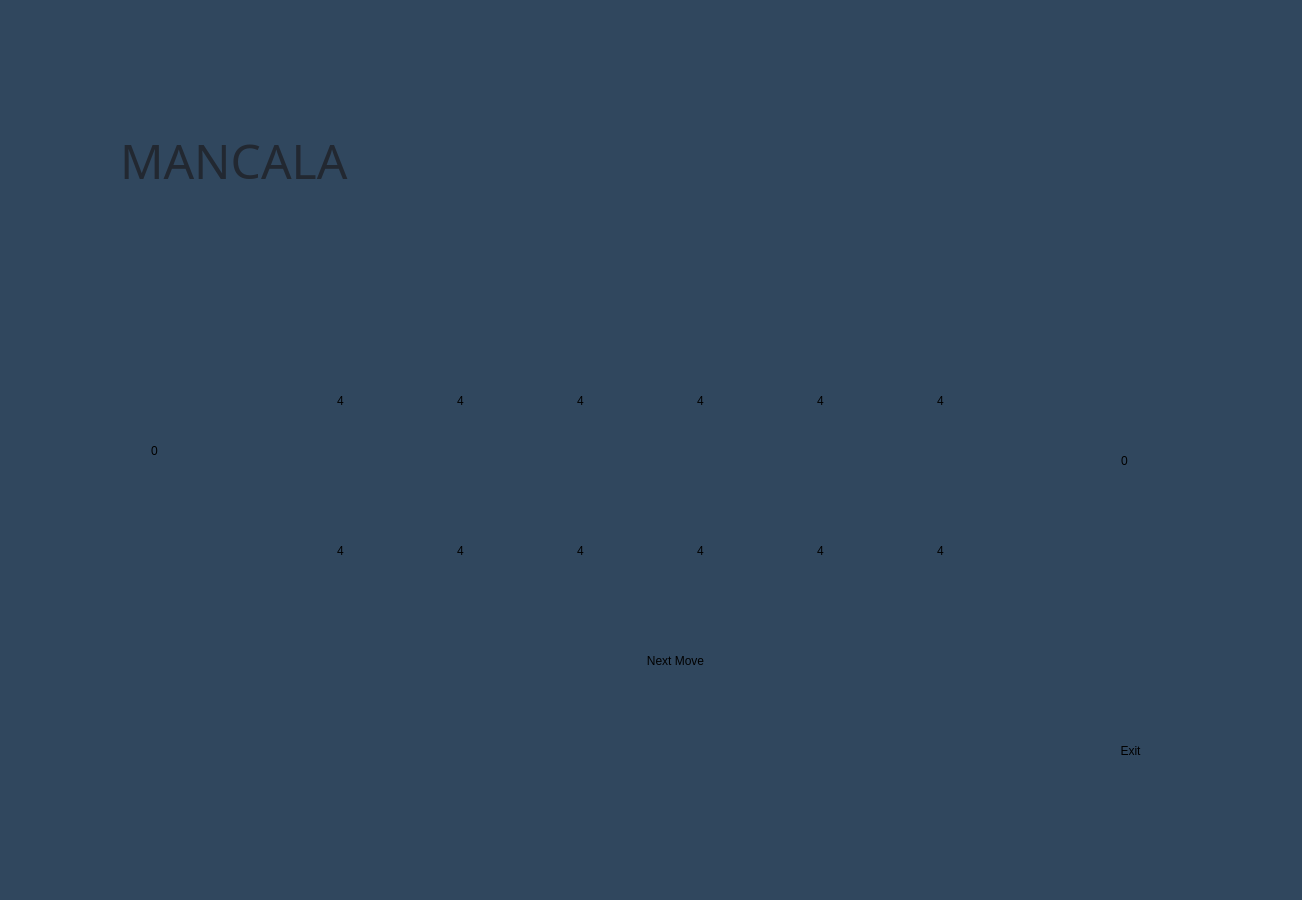
<?xml version="1.0" encoding="UTF-8"?>
<ui version="4.0">
 <class>Game_Window</class>
 <widget class="QMainWindow" name="Game_Window">
  <property name="geometry">
   <rect>
    <x>0</x>
    <y>0</y>
    <width>1302</width>
    <height>900</height>
   </rect>
  </property>
  <property name="minimumSize">
   <size>
    <width>1302</width>
    <height>653</height>
   </size>
  </property>
  <property name="maximumSize">
   <size>
    <width>1302</width>
    <height>900</height>
   </size>
  </property>
  <property name="cursor">
   <cursorShape>PointingHandCursor</cursorShape>
  </property>
  <property name="windowTitle">
   <string>Mancala</string>
  </property>
  <property name="windowIcon">
   <iconset>
    <normaloff>Mancala-fun-entertainment-game-512.png</normaloff>Mancala-fun-entertainment-game-512.png</iconset>
  </property>
  <property name="styleSheet">
   <string notr="true">background:#30475e	;
border-radius:12px;</string>
  </property>
  <widget class="QWidget" name="centralwidget">
   <widget class="QPushButton" name="btn_p11">
    <property name="geometry">
     <rect>
      <x>290</x>
      <y>510</y>
      <width>101</width>
      <height>81</height>
     </rect>
    </property>
    <property name="styleSheet">
     <string notr="true">font: 20pt \&quot;MV Boli\&quot;;
background:#e8e8e8;
color:#222831;
border-radius:12px;</string>
    </property>
    <property name="text">
     <string>4</string>
    </property>
   </widget>
   <widget class="QPushButton" name="btn_p12">
    <property name="geometry">
     <rect>
      <x>410</x>
      <y>510</y>
      <width>101</width>
      <height>81</height>
     </rect>
    </property>
    <property name="styleSheet">
     <string notr="true">font: 20pt \&quot;MV Boli\&quot;;
background:#e8e8e8;
color:#222831;
border-radius:12px;</string>
    </property>
    <property name="text">
     <string>4</string>
    </property>
   </widget>
   <widget class="QPushButton" name="btn_p13">
    <property name="geometry">
     <rect>
      <x>530</x>
      <y>510</y>
      <width>101</width>
      <height>81</height>
     </rect>
    </property>
    <property name="styleSheet">
     <string notr="true">font: 20pt \&quot;MV Boli\&quot;;
background:#e8e8e8;
color:#222831;
border-radius:12px;</string>
    </property>
    <property name="text">
     <string>4</string>
    </property>
   </widget>
   <widget class="QPushButton" name="btn_p14">
    <property name="geometry">
     <rect>
      <x>650</x>
      <y>510</y>
      <width>101</width>
      <height>81</height>
     </rect>
    </property>
    <property name="styleSheet">
     <string notr="true">font: 20pt \&quot;MV Boli\&quot;;
background:#e8e8e8;
color:#222831;
border-radius:12px;</string>
    </property>
    <property name="text">
     <string>4</string>
    </property>
   </widget>
   <widget class="QPushButton" name="btn_p15">
    <property name="geometry">
     <rect>
      <x>770</x>
      <y>510</y>
      <width>101</width>
      <height>81</height>
     </rect>
    </property>
    <property name="styleSheet">
     <string notr="true">font: 20pt \&quot;MV Boli\&quot;;
background:#e8e8e8;
color:#222831;
border-radius:12px;</string>
    </property>
    <property name="text">
     <string>4</string>
    </property>
   </widget>
   <widget class="QPushButton" name="btn_p16">
    <property name="geometry">
     <rect>
      <x>890</x>
      <y>510</y>
      <width>101</width>
      <height>81</height>
     </rect>
    </property>
    <property name="styleSheet">
     <string notr="true">font: 20pt \&quot;MV Boli\&quot;;
background:#e8e8e8;
color:#222831;
border-radius:12px;</string>
    </property>
    <property name="text">
     <string>4</string>
    </property>
   </widget>
   <widget class="QPushButton" name="btn_p24">
    <property name="geometry">
     <rect>
      <x>530</x>
      <y>360</y>
      <width>101</width>
      <height>81</height>
     </rect>
    </property>
    <property name="styleSheet">
     <string notr="true">font: 20pt \&quot;MV Boli\&quot;;
background:#ff7b54;
color:#222831;
border-radius:12px;</string>
    </property>
    <property name="text">
     <string>4</string>
    </property>
   </widget>
   <widget class="QPushButton" name="btn_p25">
    <property name="geometry">
     <rect>
      <x>410</x>
      <y>360</y>
      <width>101</width>
      <height>81</height>
     </rect>
    </property>
    <property name="styleSheet">
     <string notr="true">font: 20pt \&quot;MV Boli\&quot;;
background:#ff7b54;
color:#222831;
border-radius:12px;</string>
    </property>
    <property name="text">
     <string>4</string>
    </property>
   </widget>
   <widget class="QPushButton" name="btn_p23">
    <property name="geometry">
     <rect>
      <x>650</x>
      <y>360</y>
      <width>101</width>
      <height>81</height>
     </rect>
    </property>
    <property name="styleSheet">
     <string notr="true">font: 20pt \&quot;MV Boli\&quot;;
background:#ff7b54;
color:#222831;
border-radius:12px;</string>
    </property>
    <property name="text">
     <string>4</string>
    </property>
   </widget>
   <widget class="QPushButton" name="btn_p22">
    <property name="geometry">
     <rect>
      <x>770</x>
      <y>360</y>
      <width>101</width>
      <height>81</height>
     </rect>
    </property>
    <property name="styleSheet">
     <string notr="true">font: 20pt \&quot;MV Boli\&quot;;
background:#ff7b54;
color:#222831;
border-radius:12px;</string>
    </property>
    <property name="text">
     <string>4</string>
    </property>
   </widget>
   <widget class="QPushButton" name="btn_p26">
    <property name="geometry">
     <rect>
      <x>290</x>
      <y>360</y>
      <width>101</width>
      <height>81</height>
     </rect>
    </property>
    <property name="styleSheet">
     <string notr="true">font: 20pt \&quot;MV Boli\&quot;;
background:#ff7b54;
color:#222831;
border-radius:12px;</string>
    </property>
    <property name="text">
     <string>4</string>
    </property>
   </widget>
   <widget class="QPushButton" name="btn_p21">
    <property name="geometry">
     <rect>
      <x>890</x>
      <y>360</y>
      <width>101</width>
      <height>81</height>
     </rect>
    </property>
    <property name="styleSheet">
     <string notr="true">font: 20pt \&quot;MV Boli\&quot;;
background:#ff7b54;
color:#222831;
border-radius:12px;</string>
    </property>
    <property name="text">
     <string>4</string>
    </property>
   </widget>
   <widget class="QLineEdit" name="txt_player2_score">
    <property name="enabled">
     <bool>true</bool>
    </property>
    <property name="geometry">
     <rect>
      <x>40</x>
      <y>270</y>
      <width>231</width>
      <height>361</height>
     </rect>
    </property>
    <property name="styleSheet">
     <string notr="true">font: 40pt \&quot;MV Boli\&quot;;
background:#ff7b54;
color:#222831;
border-radius:12px;</string>
    </property>
    <property name="inputMask">
     <string/>
    </property>
    <property name="text">
     <string>0</string>
    </property>
    <property name="alignment">
     <set>Qt::AlignCenter</set>
    </property>
    <property name="readOnly">
     <bool>true</bool>
    </property>
   </widget>
   <widget class="QLineEdit" name="txt_player1_score">
    <property name="enabled">
     <bool>true</bool>
    </property>
    <property name="geometry">
     <rect>
      <x>1010</x>
      <y>280</y>
      <width>231</width>
      <height>361</height>
     </rect>
    </property>
    <property name="styleSheet">
     <string notr="true">font: 40pt \&quot;MV Boli\&quot;;
background:#e8e8e8;
color:#222831;
border-radius:12px;</string>
    </property>
    <property name="inputMask">
     <string/>
    </property>
    <property name="text">
     <string>0</string>
    </property>
    <property name="maxLength">
     <number>32767</number>
    </property>
    <property name="frame">
     <bool>true</bool>
    </property>
    <property name="cursorPosition">
     <number>1</number>
    </property>
    <property name="alignment">
     <set>Qt::AlignCenter</set>
    </property>
    <property name="readOnly">
     <bool>true</bool>
    </property>
   </widget>
   <widget class="QLabel" name="lbl_turn">
    <property name="geometry">
     <rect>
      <x>70</x>
      <y>720</y>
      <width>281</width>
      <height>61</height>
     </rect>
    </property>
    <property name="styleSheet">
     <string notr="true">font: 25pt \&quot;MV Boli\&quot;;
color:#222831;
</string>
    </property>
    <property name="text">
     <string/>
    </property>
   </widget>
   <widget class="QLabel" name="lbl_level">
    <property name="geometry">
     <rect>
      <x>620</x>
      <y>720</y>
      <width>281</width>
      <height>61</height>
     </rect>
    </property>
    <property name="styleSheet">
     <string notr="true">font: 25pt \&quot;MV Boli\&quot;;
color:#222831;
</string>
    </property>
    <property name="text">
     <string/>
    </property>
   </widget>
   <widget class="QLabel" name="lbl_title">
    <property name="geometry">
     <rect>
      <x>120</x>
      <y>110</y>
      <width>401</width>
      <height>101</height>
     </rect>
    </property>
    <property name="font">
     <font>
      <family>Neo Tech Alt</family>
      <pointsize>36</pointsize>
      <weight>50</weight>
      <italic>false</italic>
      <bold>false</bold>
      <strikeout>false</strikeout>
     </font>
    </property>
    <property name="styleSheet">
     <string notr="true">color:#222831;
</string>
    </property>
    <property name="text">
     <string>MANCALA</string>
    </property>
   </widget>
   <widget class="QLabel" name="label">
    <property name="geometry">
     <rect>
      <x>520</x>
      <y>-100</y>
      <width>531</width>
      <height>481</height>
     </rect>
    </property>
    <property name="text">
     <string>&lt;html&gt;&lt;head/&gt;&lt;body&gt;&lt;p&gt;&lt;img src=&quot;:/newPrefix/Mancala-fun-entertainment-game-512.png&quot;/&gt;&lt;/p&gt;&lt;/body&gt;&lt;/html&gt;</string>
    </property>
   </widget>
   <widget class="QPushButton" name="btn_exit">
    <property name="geometry">
     <rect>
      <x>1080</x>
      <y>710</y>
      <width>101</width>
      <height>81</height>
     </rect>
    </property>
    <property name="styleSheet">
     <string notr="true">font: 20pt \&quot;MV Boli\&quot;;
background:#ffe054;
color:#222831;
border-radius:12px;</string>
    </property>
    <property name="text">
     <string>Exit</string>
    </property>
   </widget>
   <widget class="QPushButton" name="btn_next">
    <property name="geometry">
     <rect>
      <x>570</x>
      <y>620</y>
      <width>211</width>
      <height>81</height>
     </rect>
    </property>
    <property name="styleSheet">
     <string notr="true">font: 20pt \&quot;MV Boli\&quot;;
background:#ffe054;
color:#222831;
border-radius:12px;</string>
    </property>
    <property name="text">
     <string>Next Move</string>
    </property>
   </widget>
   <zorder>label</zorder>
   <zorder>btn_p11</zorder>
   <zorder>btn_p12</zorder>
   <zorder>btn_p13</zorder>
   <zorder>btn_p14</zorder>
   <zorder>btn_p15</zorder>
   <zorder>btn_p16</zorder>
   <zorder>btn_p24</zorder>
   <zorder>btn_p25</zorder>
   <zorder>btn_p23</zorder>
   <zorder>btn_p22</zorder>
   <zorder>btn_p26</zorder>
   <zorder>btn_p21</zorder>
   <zorder>txt_player2_score</zorder>
   <zorder>txt_player1_score</zorder>
   <zorder>lbl_turn</zorder>
   <zorder>lbl_level</zorder>
   <zorder>lbl_title</zorder>
   <zorder>btn_exit</zorder>
   <zorder>btn_next</zorder>
  </widget>
  <widget class="QMenuBar" name="menubar">
   <property name="geometry">
    <rect>
     <x>0</x>
     <y>0</y>
     <width>1302</width>
     <height>26</height>
    </rect>
   </property>
  </widget>
  <widget class="QStatusBar" name="statusbar"/>
 </widget>
 <resources>
  <include location="1.qrc"/>
 </resources>
 <connections/>
</ui>
